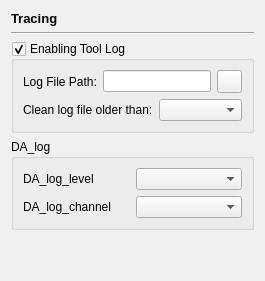
      <widget class="QWidget" name="page_Tracing">
       <layout class="QVBoxLayout" name="verticalLayout_tracing">
        <item>
         <widget class="QLabel" name="label_13">
          <property name="font">
           <font>
            <pointsize>10</pointsize>
            <weight>75</weight>
            <bold>true</bold>
           </font>
          </property>
          <property name="text">
           <string>Tracing</string>
          </property>
         </widget>
        </item>
        <item>
         <widget class="Line" name="line_5">
          <property name="orientation">
           <enum>Qt::Horizontal</enum>
          </property>
         </widget>
        </item>
        <item>
         <widget class="QGroupBox" name="groupBox_enable_tool_log">
          <property name="title">
           <string>Enabling Tool Log</string>
          </property>
          <property name="checkable">
           <bool>true</bool>
          </property>
          <layout class="QVBoxLayout" name="verticalLayout_14">
           <property name="spacing">
            <number>6</number>
           </property>
           <item>
            <layout class="QHBoxLayout" name="horizontalLayout_9">
             <property name="spacing">
              <number>6</number>
             </property>
             <item>
              <widget class="QLabel" name="label_14">
               <property name="text">
                <string>Log File Path:</string>
               </property>
              </widget>
             </item>
             <item>
              <widget class="QLineEdit" name="lineEdit_logPath">
               <property name="readOnly">
                <bool>true</bool>
               </property>
              </widget>
             </item>
             <item>
              <widget class="QPushButton" name="btn_logPath">
               <property name="minimumSize">
                <size>
                 <width>25</width>
                 <height>23</height>
                </size>
               </property>
               <property name="maximumSize">
                <size>
                 <width>25</width>
                 <height>23</height>
                </size>
               </property>
               <property name="text">
                <string/>
               </property>
               <property name="icon">
                <iconset resource="../../icon.qrc">
                 <normaloff>:/images/openFolder.png</normaloff>:/images/openFolder.png</iconset>
               </property>
               <property name="iconSize">
                <size>
                 <width>16</width>
                 <height>16</height>
                </size>
               </property>
              </widget>
             </item>
            </layout>
           </item>
           <item>
            <layout class="QHBoxLayout" name="horizontalLayout_8">
             <property name="spacing">
              <number>6</number>
             </property>
             <item>
              <widget class="QLabel" name="label_15">
               <property name="text">
                <string>Clean log file older than:</string>
               </property>
              </widget>
             </item>
             <item>
              <widget class="QComboBox" name="comboBox__LogDate">
               <property name="styleSheet">
                <string notr="true"></string>
               </property>
              </widget>
             </item>
            </layout>
           </item>
          </layout>
         </widget>
        </item>
        <item>
         <widget class="QGroupBox" name="groupBox_DA_log">
          <property name="title">
           <string>DA_log</string>
          </property>
          <layout class="QGridLayout" name="gridLayout_3">
           <item row="0" column="0">
            <layout class="QVBoxLayout" name="verticalLayout_4">
             <item>
              <layout class="QHBoxLayout" name="horizontalLayout_da_log_level">
               <item>
                <widget class="QLabel" name="label_DA_log_level">
                 <property name="text">
                  <string>DA_log_level</string>
                 </property>
                </widget>
               </item>
               <item>
                <widget class="QComboBox" name="comboBox_da_log_level">
                 <property name="styleSheet">
                  <string notr="true"></string>
                 </property>
                </widget>
               </item>
              </layout>
             </item>
            </layout>
           </item>
           <item row="1" column="0">
            <layout class="QHBoxLayout" name="horizontalLayout_14">
             <item>
              <widget class="QLabel" name="label_da_log_channel">
               <property name="text">
                <string>DA_log_channel</string>
               </property>
              </widget>
             </item>
             <item>
              <widget class="QComboBox" name="comboBox_da_log_channel">
               <property name="styleSheet">
                <string notr="true"></string>
               </property>
               <property name="currentIndex">
                <number>-1</number>
               </property>
              </widget>
             </item>
            </layout>
           </item>
          </layout>
         </widget>
        </item>
        <item>
         <spacer name="verticalSpacer_tracing">
          <property name="orientation">
           <enum>Qt::Vertical</enum>
          </property>
          <property name="sizeHint" stdset="0">
           <size>
            <width>20</width>
            <height>40</height>
           </size>
          </property>
         </spacer>
        </item>
       </layout>
      </widget>
